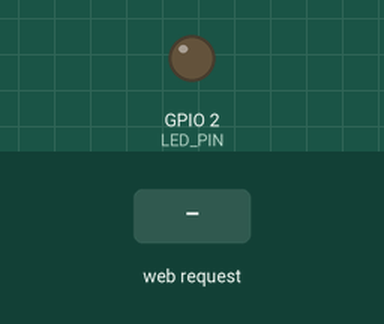
A sketch run on a simulated ESP32. On the bench: output pins drawn as LEDs (lit = HIGH). The inputs (shaded band) are chosen by the test bench. WiFi joins after 1.5 s; servers stay silent unless stated; what the sketch prints to the serial monitor is not drawn.

Above: at 2.7 s.
2.8 s: HTTP request GET /on received
At 3.3 s:
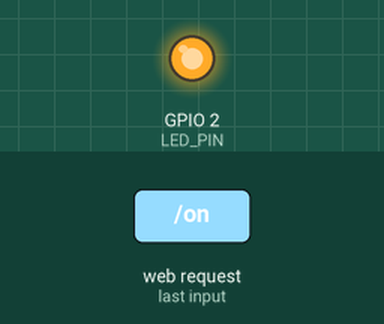
4.3 s: HTTP request GET /off received
At 5.6 s:
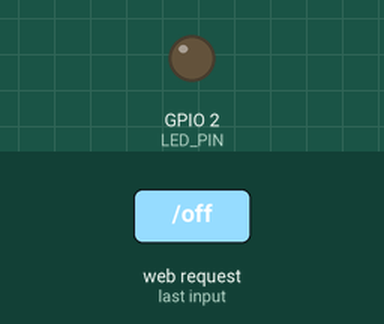
Timing chart, 0 to 7.3 s (numbered marks = the images above; inputs shaded):
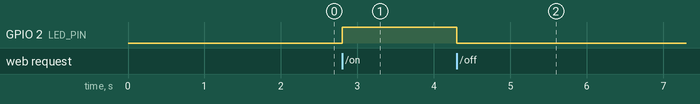

Measured:
- after the input at 2.8 s, GPIO 2 (LED_PIN): LOW → HIGH at once
- after the input at 4.3 s, GPIO 2 (LED_PIN): HIGH → LOW at once

The sketch:

wifi_led.ino
```cpp
#include <Arduino.h>
#include <WiFi.h>
#include <WebServer.h>

#define LED_PIN 2

const char *SSID = "Wokwi-GUEST";
const char *PASSWORD = "";

WebServer server(80);

/* LED ON */
void led_on()
{
    digitalWrite(LED_PIN, HIGH);
    Serial.println("LED ON");
}

/* LED OFF */
void led_off()
{
    digitalWrite(LED_PIN, LOW);
    Serial.println("LED OFF");
}

/* Home page */
void handle_root()
{
    server.send(
        200,
        "text/html",
        "<html>"
        "<body>"
        "<h1>ESP32 LED Control</h1>"
        "<a href='/on'><button>LED ON</button></a>"
        "<br><br>"
        "<a href='/off'><button>LED OFF</button></a>"
        "</body>"
        "</html>"
    );
}

/* ON request */
void handle_on()
{
    led_on();

    server.send(
        200,
        "text/html",
        "<h1>LED is ON</h1>"
        "<a href='/'>Back</a>"
    );
}

/* OFF request */
void handle_off()
{
    led_off();

    server.send(
        200,
        "text/html",
        "<h1>LED is OFF</h1>"
        "<a href='/'>Back</a>"
    );
}

/* Setup */
void setup()
{
    Serial.begin(115200);

    /* GPIO configuration */
    pinMode(LED_PIN, OUTPUT);

    /* Initially OFF */
    digitalWrite(LED_PIN, LOW);

    /* Connect Wi-Fi */
    Serial.println("Connecting to Wi-Fi...");

    WiFi.begin(SSID, PASSWORD);

    while (WiFi.status() != WL_CONNECTED)
    {
        delay(500);
        Serial.print(".");
    }

    Serial.println();
    Serial.println("Wi-Fi connected!");

    Serial.print("IP Address: ");
    Serial.println(WiFi.localIP());

    /* HTTP routes */
    server.on("/", handle_root);
    server.on("/on", handle_on);
    server.on("/off", handle_off);

    /* Start server */
    server.begin();

    Serial.println("Web server started!");
}

/* Main loop */
void loop()
{
    server.handleClient();
}
```
